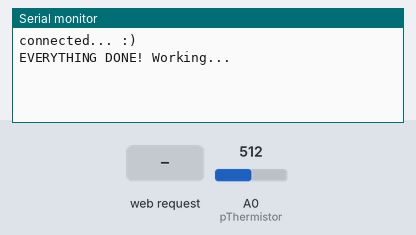
The sketch below on a simulated ESP8266 (NodeMCU). On the bench: the last lines printed to the serial monitor. The test bench sets the inputs (shaded band); at power-on: A0 (pThermistor) = 512. WiFi joins after 1.5 s; servers stay silent unless stated; uploads are accepted with an empty reply.

Above: at 2.7 s.
2.8 s: HTTP request GET /json received
At 3.4 s:
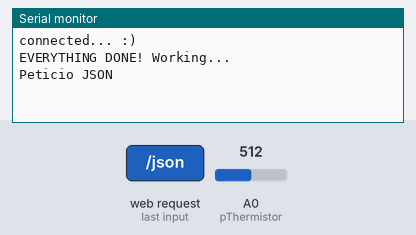
5.0 s: A0 (pThermistor) set to 716
At 6.4 s:
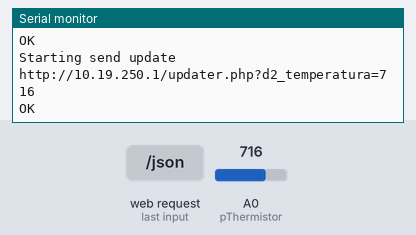
6.5 s: A0 (pThermistor) set to 900
At 8.16 s:
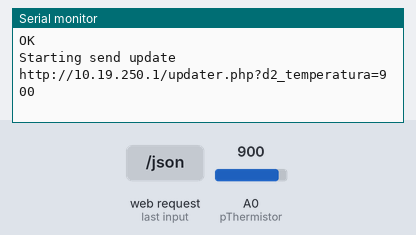
Timing chart, 0 to 9.7 s (numbered marks = the images above; inputs shaded):
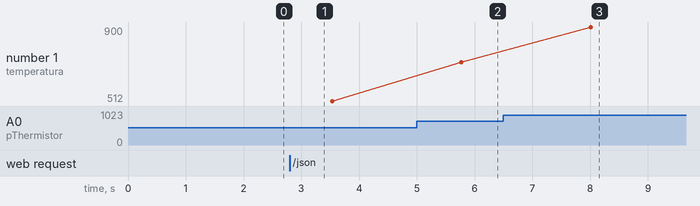

The sketch:

D2.ino
```cpp
#include <Arduino.h>
#include <ESP8266WiFi.h>  //https://github.com/esp8266/Arduino
#include <DNSServer.h>
#include <Adafruit_Sensor.h>  //https://github.com/adafruit/Adafruit_Sensor
#include <ESP8266WebServer.h>
#include <WiFiManager.h>    //https://github.com/tzapu/WiFiManager
#include <ESP8266HTTPClient.h>

ESP8266WebServer webserver(80);
WiFiClient client;
const int pThermistor = A0;
int timer = 0;
int temperatura = 0;
String last_value = "";
String new_value = "";
String _id = "d1";
String string = "";
String nom = "";
String valor = "";

void setup() {
    pinMode(pThermistor, INPUT);
    Serial.begin(115200);
    WiFiManager wifiManager;
    //wifiManager.resetSettings();
    wifiManager.setAPStaticIPConfig(IPAddress(10,19,250,120), IPAddress(10,19,0,1), IPAddress(255,255,0,0));
    wifiManager.setSTAStaticIPConfig(IPAddress(10,19,250,120),IPAddress(10,19,0,1),IPAddress(255,255,0,0));
    wifiManager.autoConnect("Access D2");
    Serial.println("connected... :)");
    webserver.on("/", [](){
      webserver.send(200, "text/html", "");
    });
    webserver.on("/json", [](){
      webserver.send(200, "text/html", Buildjson());
    });
    webserver.begin();
    Serial.println("EVERYTHING DONE! Working...");
}

void loop() {
    webserver.handleClient();
    if(webserver.args() != 0)
    {
      for (int i = 0; i < webserver.args(); i++) {
        nom = webserver.argName(i);
        valor = webserver.arg(i);
        new_value = nom + ":" + valor;
        if(last_value != new_value){
          last_value = new_value;
        }
      }
    }
    if(timer > 200)
    {
      Serial.println("Starting send update");
      HTTPClient http;
      temperatura = analogRead(pThermistor);
      string = "http://10.19.250.1/updater.php?d2_temperatura=" + String(temperatura) + "";
      Serial.println(string);
      http.begin(string);
      int httpCode = http.GET();
      if(httpCode > 0) {
        if(httpCode == HTTP_CODE_OK) {
          Serial.println("OK");
        }
      }
      else
      {
        Serial.println("Could not connect to the updater");
      }
      http.end();
      timer = 0;
    }

    timer++;
    delay(10);
}

String Buildjson()
   {
      Serial.println("Peticio JSON");
      String json = "{\"d2_temperatura\":\"" + String(temperatura) + "\"}";
      return json;
      delay(1);
   }
```

Measured:
- after the input at 2.8 s, the serial monitor: prints a new line at once (image 1)
- after the input at 5.0 s, the serial monitor: prints a new line after 0.77 s (image 2)
- after the input at 6.5 s, the serial monitor: prints a new line after 1.5 s (image 3)
- plotted number 1: 512 → 716 after the input at 5.0 s, 716 → 900 after the input at 6.5 s
